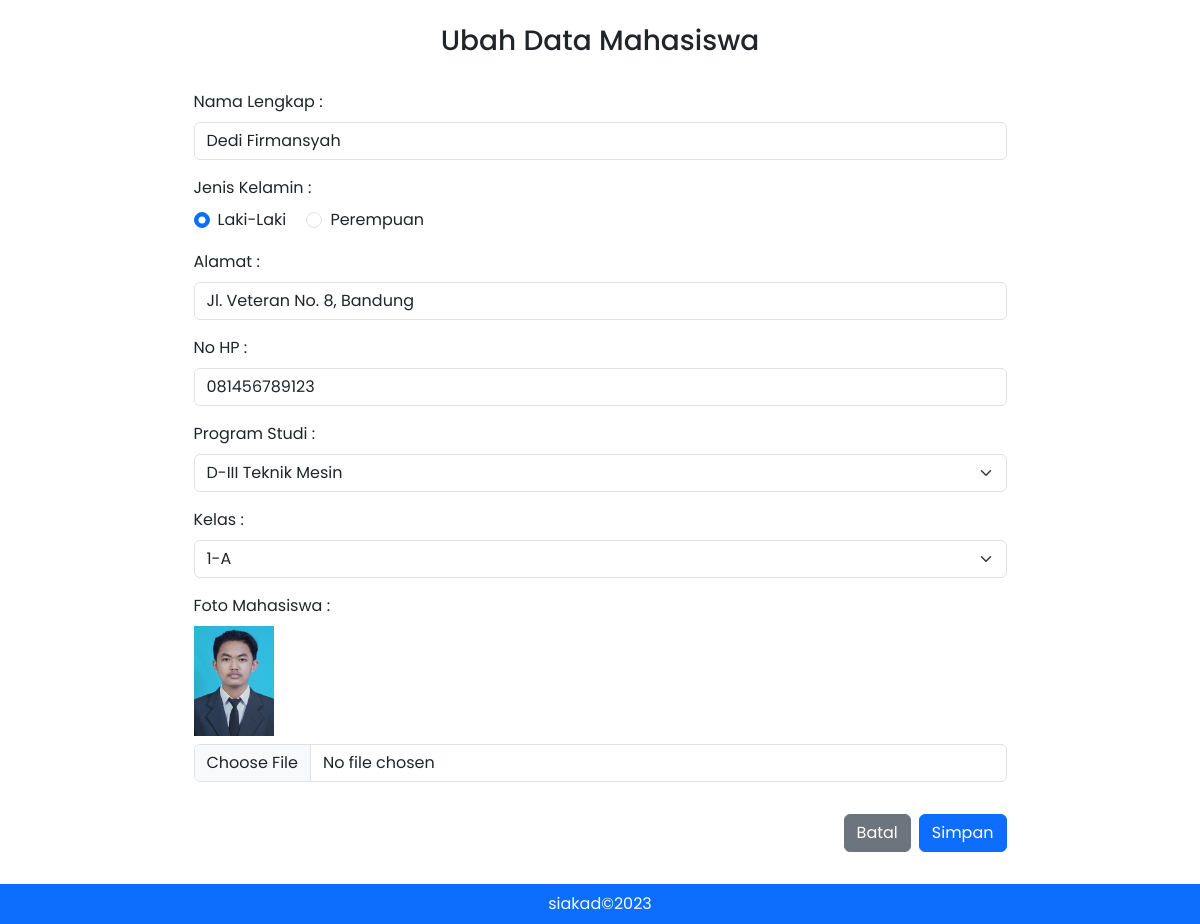
Screenshot of /view/ubahMhs.php?nim=3456789125 with the database file from the repository.
### tables this page shows
CREATE TABLE `mahasiswa` (
  `nim` varchar(10) NOT NULL,
  `nama_lengkap` varchar(100) NOT NULL,
  `jen_kel` varchar(10) NOT NULL,
  `alamat` varchar(100) NOT NULL,
  `no_hp` varchar(15) NOT NULL,
  `kode_prodi` varchar(10) NOT NULL,
  `kelas` varchar(3) NOT NULL,
  `foto` varchar(100) NOT NULL
);

### functions/functions.php (called while the page is built, shortened)
<?php
    $conn = mysqli_connect("localhost", "root", "", "db_siakad");
    function query($query) {
        global $conn;
        $result = mysqli_query($conn, $query);
        $rows = [];
        while ($row = mysqli_fetch_assoc($result)) {
            $rows[] = $row;
        }
        return $rows;
    }

### view/ubahMhs.php (the view, shortened to what this page needs)
<?php
require '../functions/functions.php';
$nim = $_GET["nim"];
$mhs = query("SELECT * FROM mahasiswa WHERE nim = '$nim'")[0];
$jen_kel = $mhs["jen_kel"];
$prodi = $mhs["kode_prodi"];
$kelas = $mhs["kelas"];
$prodis = query("SELECT * FROM prodi");
?>
<!DOCTYPE html>
<html lang="en">
<head>
    <link rel="stylesheet" href="../vendor/bootstrap/css/bootstrap.min.css">
    <link rel="stylesheet" href="../assets/css/style.css">
</head>
<body>
    <div class="container pb-5">
        <h3 class="mt-4 text-center">Ubah Data Mahasiswa</h3>
        <div class="container w-75 py-4">
            <form action="" method="post" enctype="multipart/form-data">
                <div class="mb-3">
                    <label for="nama" class="form-label">Nama Lengkap :</label>
                    <input type="text" class="form-control" id="nim" name="nama_lengkap" value="<?= $mhs["nama_lengkap"]; ?>" required placeholder="Masukan Nama Lengkap">
                </div>
                <div class="mb-3">
                    <label for="nama" class="form-label">Jenis Kelamin :</label><br>
                    <div class="form-check form-check-inline">
                        <input class="form-check-input" type="radio" name="jen_kel" id="laki-laki" value="Laki-Laki" <?= ($jen_kel == 'Laki-Laki') ? "checked" : "" ?> required >
                        <label class="form-check-label" for="laki-laki">Laki-Laki</label>
                    </div>
                    <div class="form-check form-check-inline">
                        <input class="form-check-input" type="radio" name="jen_kel" id="perempuan" value="Perempuan" <?= ($jen_kel == 'Perempuan') ? "checked" : ""  ?> required>
                        <label class="form-check-label" for="perempuan">Perempuan</label>
                    </div>
                </div>
                <div class="mb-3">
                    <label for="alamat" class="form-label">Alamat :</label>
                    <input type="text" class="form-control" id="alamat" name="alamat" value="<?= $mhs["alamat"]; ?>" required placeholder="Masukan Alamat">
                </div>
                <div class="mb-3">
                    <label for="alamat" class="form-label">No HP :</label>
                    <input type="text" class="form-control" id="alamat" name="no_hp" value="<?= $mhs["no_hp"]; ?>" required placeholder="Masukan Nomor HP">
                </div>
                <div class="mb-3">
                    <label for="prodi" class="form-label">Program Studi :</label>
                    <select class="form-select" aria-label="Default select example" id="prodi" name="prodi" required>
                        <?php foreach($prodis as $pr) : ?>
                            <?php if($prodi === $pr['kode_prodi']) :?>
                                <option value="<?= $pr['kode_prodi']?>" selected><?=$pr['nama_prodi']?></option>
                            <?php else : ?>
                                <option value="<?= $pr['kode_prodi']?>" ><?=$pr['nama_prodi']?></option>
                            <?php endif ?>
                        <?php endforeach ?>
                    </select>
                </div>
                <div class="mb-3">
                    <label for="kelas" class="form-label">Kelas :</label>
                    <select class="form-select" aria-label="Default select example" id="kelas" name="kelas" required>
                        <option value="1-A" <?= ($kelas == '1-A') ? "selected" : ""  ?>>1-A</option>
                    </select>
                </div>
                <div class="mb-3">
                    <label for="foto" class="form-label">Foto Mahasiswa :</label><br>
                    <img src="../assets/img/mhs/<?= $mhs["foto"]?>" alt="" class="mb-2 thumbnail">
                    <input class="form-control" type="file" id="foto" name="foto">
                </div>
                <div class="d-flex gap-2 justify-content-end pt-3">
                    <a href="../index.php" role="button" class="btn btn-secondary">Batal</a>
                    <button type="submit" name="submitData" class="btn btn-primary">Simpan</button>
                </div>
            </form>
        </div>
    </div>
    <footer class="container-fluid bg-primary text-center text-lg-start position-fixed bottom-0 ">
        <div class="text-center p-2">
            <a class="text-light" href="#">siakad&copy;2023</a>
        </div>
    </footer>
</body>
</html>

### assets/css/style.css (style rules this page uses)
html, body { font-family: "Poppins", sans-serif; }
a, a.nav-link { color: #212529; text-decoration: none; }
img.thumbnail { width: 80px; aspect-ratio: 1 2; }

### rows the page displays
mahasiswa: nama_lengkap "Dedi Firmansyah", jen_kel "☑ Laki-Laki", jen_kel "☐ Perempuan", alamat "Jl. Veteran No. 8, Bandung", no_hp "081456789123", kelas "1-A", foto (picture)

### other values shown
form field prodi "D-III Teknik Mesin"
